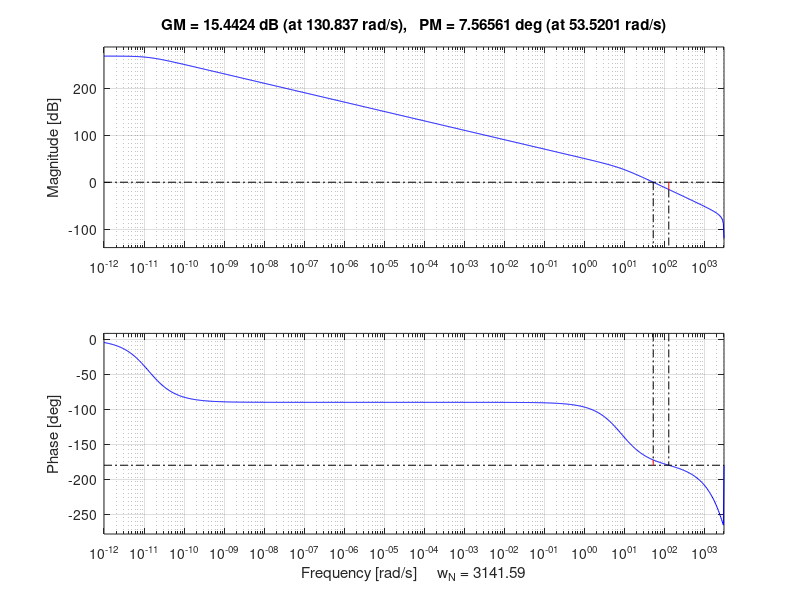

Write the MATLAB code that produced this figure.
%% set up
Ka = .887;
Kt = .72;
J = 7*10^(-4);
B = .006;
Ke = 3.18;
T = 1/1000;
Gs = tf([Ke*Kt*Ka], [J B 0]);
Gz = c2d(Gs, T, 'zoh');
%% bode and margin
bode(Gz);
margin(Gz);
% proportional ctrl: gain crossover freq of w (deg):
% 1. get mag at w
% 2. K = 1/mag at w
wg = 100; % deg
[mag_g, ~] = bode(Gz, wg);
Kg = 1/mag_g;
G1 = Gz*Kg;
% phase margin of PM at freq of w
% 1. get phase at w
% 2. phi = PM - (w + 180)
% 3. calc alpha and T
% 4. convert LLs to LLZ if needed
% 5. get K from LL*G
PM = 60;
wc = 300;
[~, phase_ll] = bode(Gz, wc);
phi = PM - (phase_ll + 180);
phi = pi*phi/180;
a = (1+sin(phi))/(1-sin(phi));
t = 1/(sqrt(a)*wc);
LLs = tf([a*t 1], [t 1]);
LLz = c2d(LLs, T, 'tustin');
[mag, ~] = bode(LLz*Gz, wc);
K = 1/mag;
LLs = K*LLs;
LLz = K*LLz;
%% nyquist
%nyquist(G);
%% root locus
%rlocus(G);